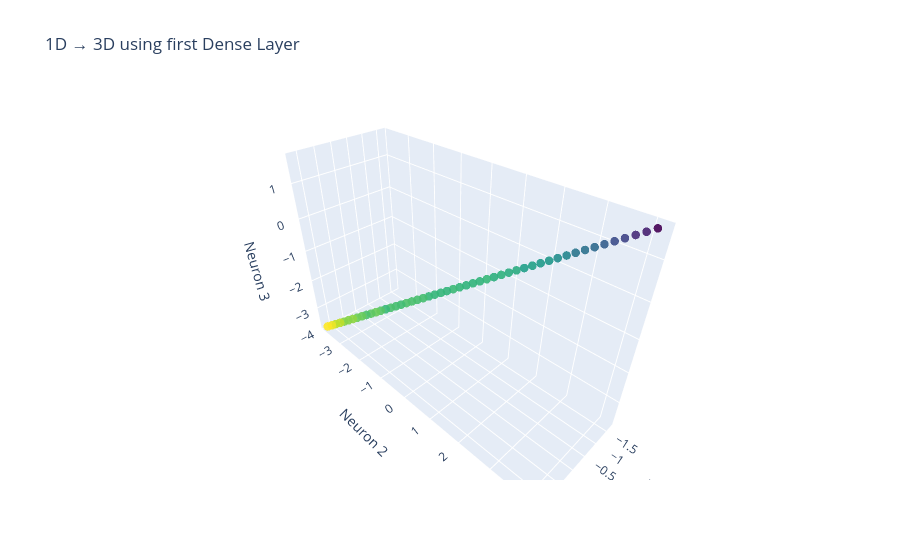

Write notebook code for a chart like this one.
### Markdown cell above
# Plotting first linear transformation

### Code cell
title = f"{input_dim}D → {layer1_dim}D using first Dense Layer"
plot_3d_regression_output(Z1, y_scaled.reshape(-1), title)
